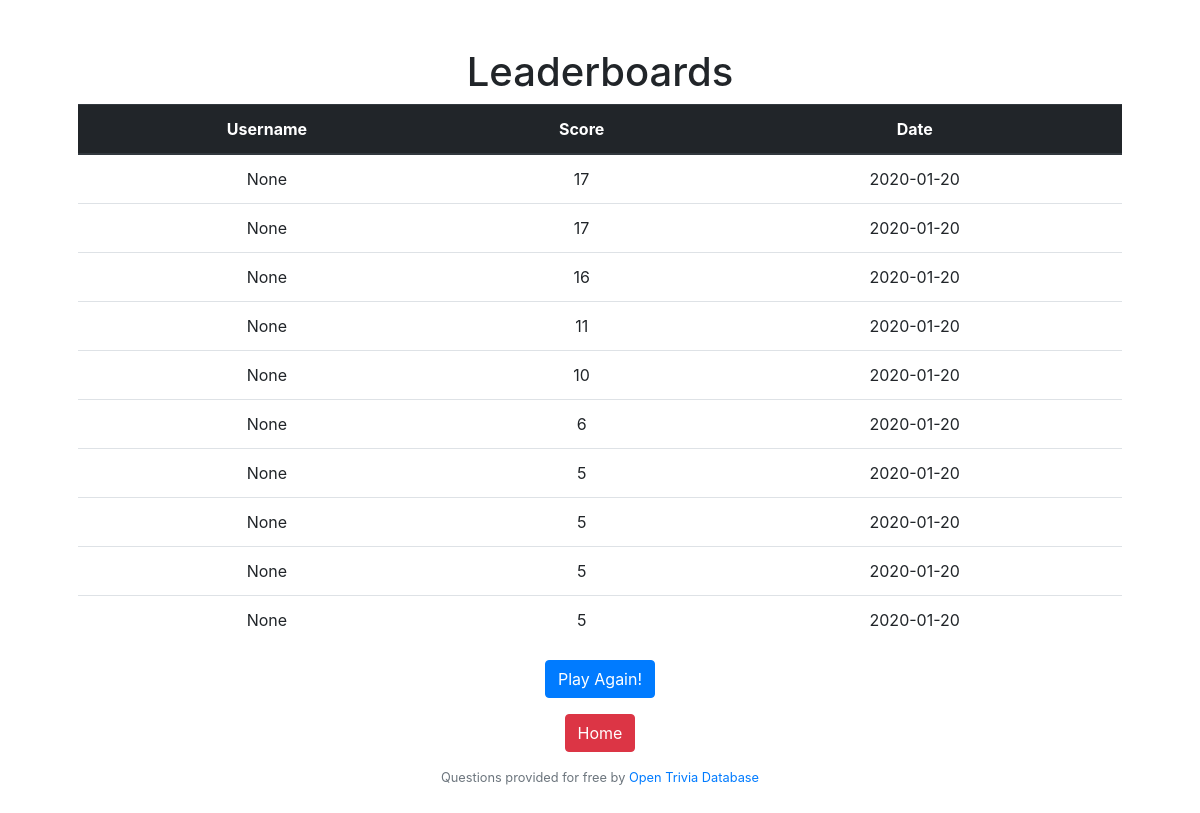
The app's page /leaderboard with its own data.
### tables this page shows
CREATE TABLE 'scores' ('id' integer PRIMARY KEY AUTOINCREMENT NOT NULL, 'username' varchar(16), 'score' integer NOT NULL, 'date' date NOT NULL DEFAULT CURRENT_DATE);

### application.py (the view)
@app.route("/leaderboard")
def leaderboard():
    topscores = db.execute("SELECT * FROM scores ORDER BY score")[::-1][:10]
    return render_template("leaderboard.html", scores=topscores)

### application.py (called while the page is built)
@app.after_request
def after_request(response):
    response.headers["Cache-Control"] = "no-cache, no-store, must-revalidate"
    response.headers["Expires"] = 0
    response.headers["Pragma"] = "no-cache"
    return response

### templates/leaderboard.html
{% extends "layout.html" %}
{% block main %}
<h1><center>Leaderboards</center></h1>
<table class="table">
  <thead class="thead-dark">
    <tr>
      <th scope="col">Username</th>
      <th scope="col">Score</th>
      <th scope="col">Date</th>
    </tr>
  </thead>
  <tbody>
    {% for score in scores %}
    <tr>
      <td> {{score.username}} </td>
      <td> {{score.score}}</td></td>
      <td> {{score.date}}</td>
    </tr>
    {% endfor %}
  </tbody>
</table>
<form action="/quiz" method="get">
    <p><center><button type="submit" class="btn btn-primary">Play Again!</button></center></p>
</form>
<form action="/" method="get">
    <p><center><button type="submit" class="btn btn-danger">Home</button></center></p>
</form>
{% endblock %}

### templates/layout.html (shortened to what this page needs)
<!DOCTYPE HTML>
<html lang="en">
    <head>
        <link href="https://maxcdn.bootstrapcdn.com/bootstrap/4.1.3/css/bootstrap.min.css" rel="stylesheet">
        <link rel="stylesheet" type="text/css" href="/static/styles.css">
    </head>
    <body>
        <main class = "container p-5">
            {% block main %}
            {% endblock %}
            <footer class = "small text-center text-muted">
                Questions provided for free by <a href = "https://opentdb.com/">Open Trivia Database</a>
            </footer>
        </main>
    </body>
</html>

### static/styles.css (style rules this page uses)
main { overflow-x: auto; text-align: center; }

### records on screen
scores: username "None", score "17", date "2020-01-20"
scores: username "None", score "17", date "2020-01-20"
scores: username "None", score "16", date "2020-01-20"
scores: username "None", score "11", date "2020-01-20"
scores: username "None", score "10", date "2020-01-20"
scores: username "None", score "6", date "2020-01-20"
scores: username "None", score "5", date "2020-01-20"
scores: username "None", score "5", date "2020-01-20"
scores: username "None", score "5", date "2020-01-20"
scores: username "None", score "5", date "2020-01-20"
